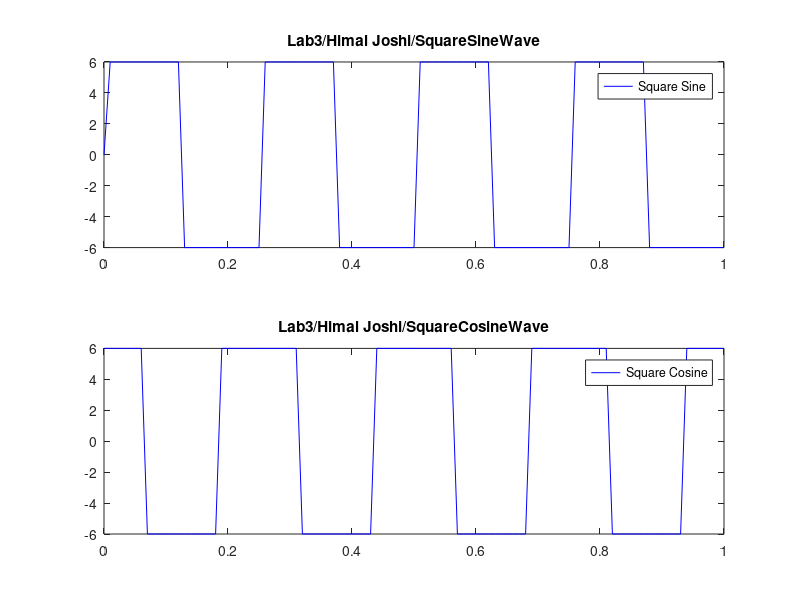

Here is the MATLAB script that generated this plot:
a = 6;  
f = 4;  
t = 0:0.01:1;  
s = a * sign(sin(2 * pi * f * t));
c = a * sign(cos(2 * pi * f * t));
subplot(2,1,1)
plot(t, s, '-blue')  
legend('Square Sine')
title('Lab3/Himal Joshi/SquareSineWave')

subplot(2,1,2)
plot(t, c, '-blue') 
legend('Square Cosine')
title('Lab3/Himal Joshi/SquareCosineWave')